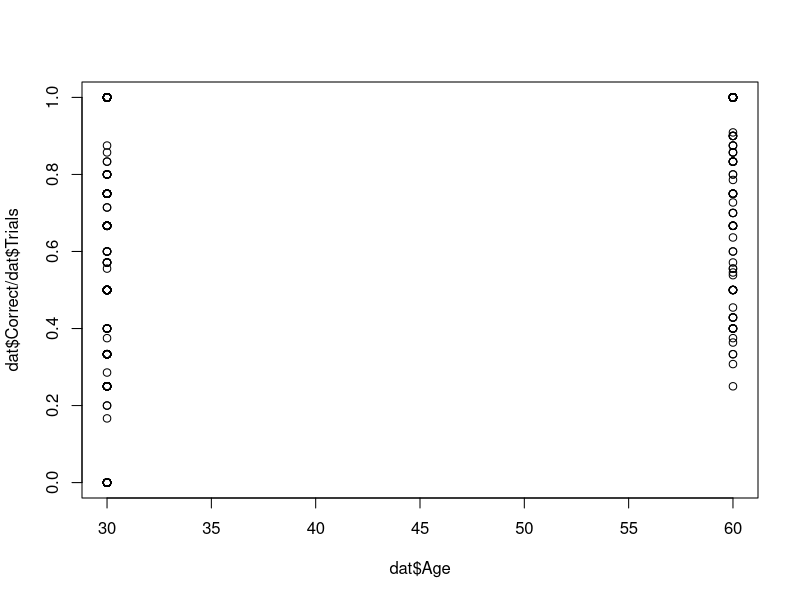
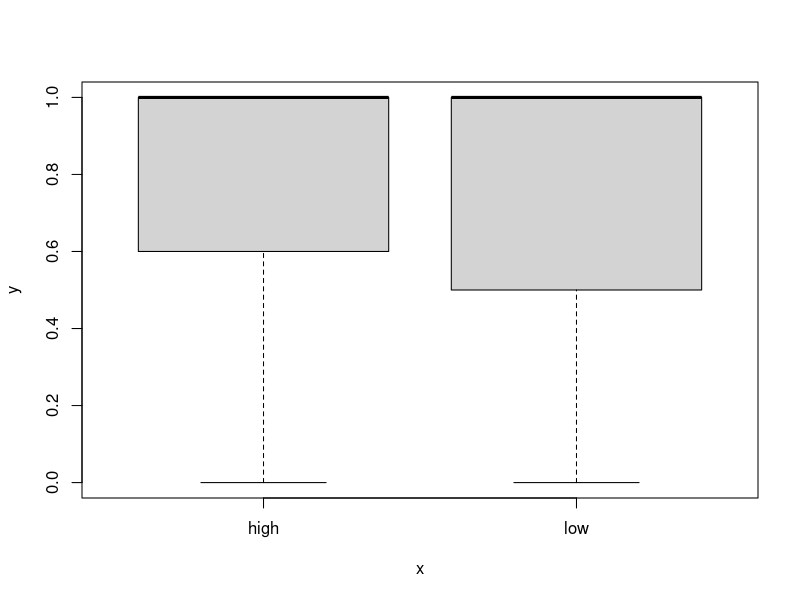
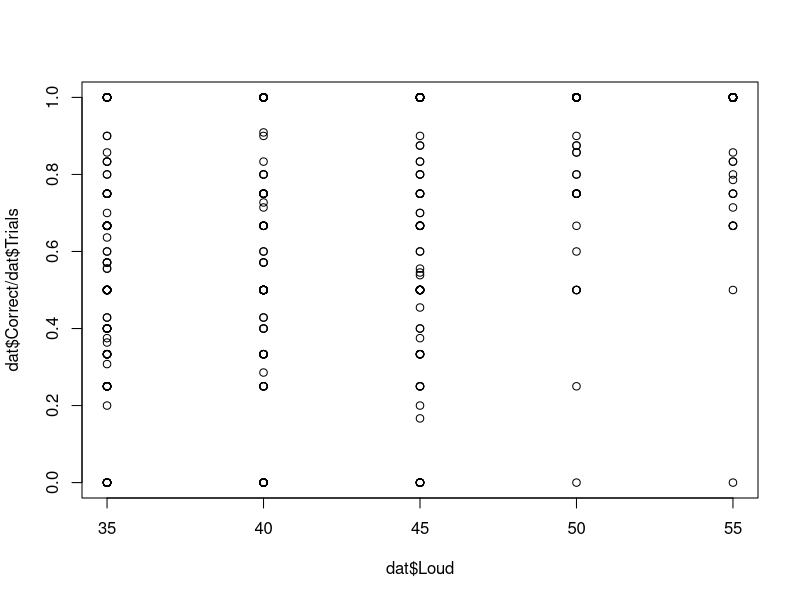
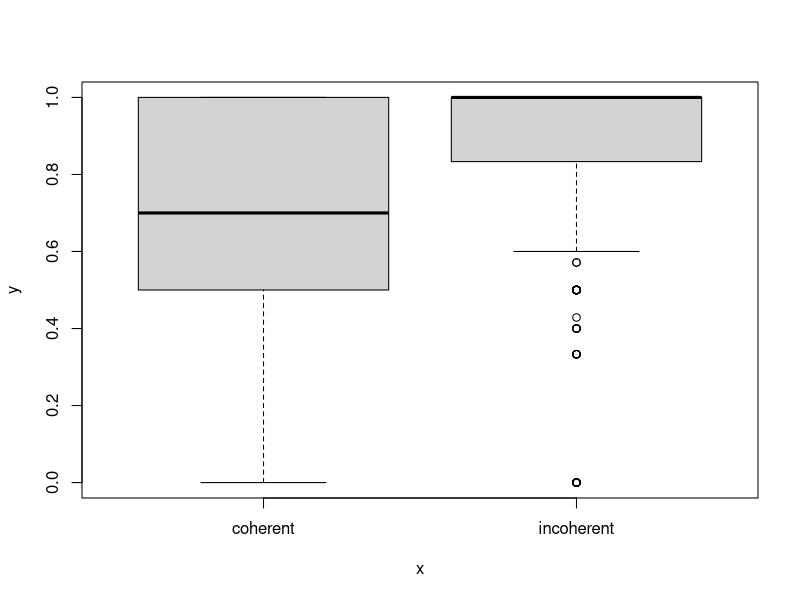

The R source for these figures, in order:
library("MASS")
data("OME")
?OME # background on the data
head(OME)

any(is.na(OME)) # check for missing values
dat = subset(OME, OME != "N/A") # manually remove OME missing values identified with "N/A"
dat$OME = factor(dat$OME)
str(dat)

plot(dat$Age, dat$Correct / dat$Trials )
plot(dat$OME, dat$Correct / dat$Trials )
plot(dat$Loud, dat$Correct / dat$Trials )
plot(dat$Noise, dat$Correct / dat$Trials )

mod_glm = glm(Correct/Trials ~ Age + OME + Loud + Noise, data=dat, weights=Trials, family="binomial")
summary(mod_glm)